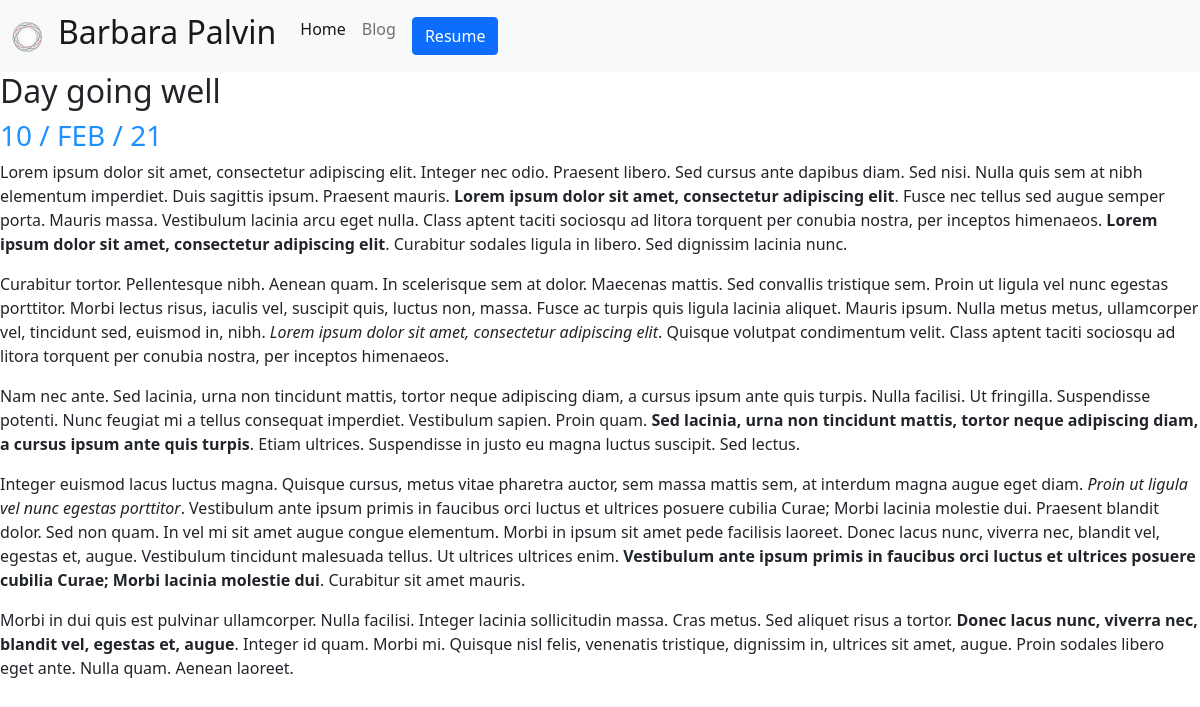
Page /blog/7/ on the committed database.
### blog/models.py (models this page shows, shortened)
class blog(models.Model):
    title = models.CharField(max_length=30)
    date = models.DateField()
    description = models.TextField()

### blog/views.py (the view)
# urls.py: path('<int:blog_id>/',views.detail,name = 'detail'),
def detail(request, blog_id):
    Blog = get_object_or_404(blog, pk=blog_id)
    return render(request,'blog/detail.html',{'Blog':Blog})

### blog/templates/blog/detail.html
{% extends 'portfolio/base.html' %}
{% block content %}
<h2>{{Blog.title}}</h2>
<h3 style="color:DodgerBlue">{{Blog.date|date:'d / M / y'|upper }}</h3>
{{Blog.description|safe}}
{% endblock %}

### rows in the picture
blog: title "Day going well", date "10 / FEB / 21", description "Lorem ipsum dolor sit amet, consectetur adipiscing elit. Integer nec odio. Praesent libero. Sed cursus ante dapibus diam. Sed nisi. Nulla quis sem at nibh elementum imperdiet. Duis sagittis ipsum. Praesent mauris. Lorem ipsum dolor sit amet, consectetur adipiscing elit . Fusce nec tellus sed augue semper porta. Mauris massa. Vestibulum lacinia arcu eget nulla. Class aptent taciti sociosqu ad litora torquent per conubia nostra, per inceptos himenaeos. Lorem ipsum dolor sit amet, consectetur adipiscing elit . Curabitur sodales ligula in libero. Sed dignissim lacinia nunc. Curabitur tortor. Pellentesque nibh. Aenean quam. In scelerisque sem at dolor. Maecenas mattis. Sed convallis tristique…"
